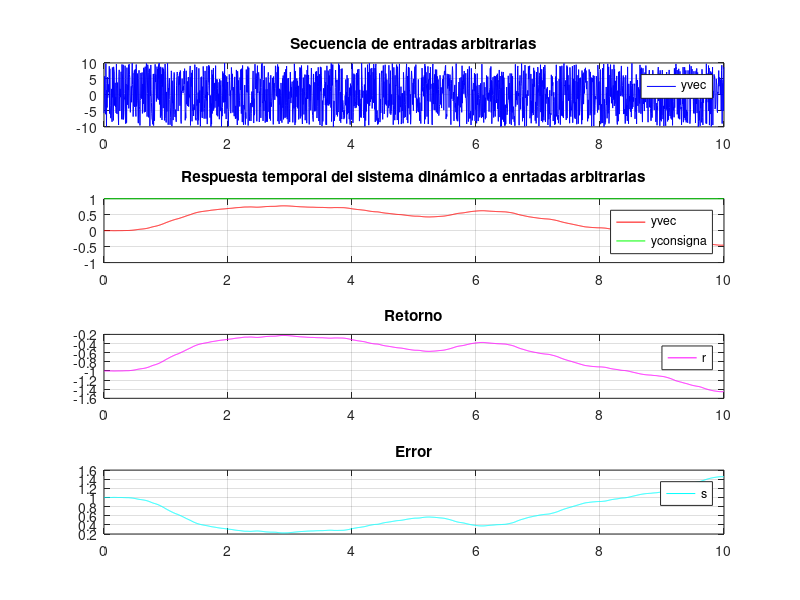

This chart was generated by the following MATLAB code: (Note: this script raises an error after producing the figure.)
%% === T6 - APRENDIZAJE POR REFUERZO - EJERCICIO - ===
% Autor : SPoVi
% Fecha de creación:        21/10/2020
% Fecha ultima modificacion: 12/11/2020

%% == Limpar == 
clc
clear all
close all

%% == Fase 0: Inicizalizacion de los parametreo del algoritmo ==
gamma = 0.9;	% Ratio de descuento
alpha = 0.1;	% Ratio de aprendizaje

Na = 20; 		% Nº de acciones
amax = 10; 		% Valor maximo de accion que se le puede aplicar al sistema
amin = -10; 	% Valor minimo de accion que se le puede aplicar al sistema

%a(t) = (amax-amin)*(aref/Na)+amin	% Accion que puede aplicar el 
                                    % controlador sobre el sistema
%s(t)	% Estado del sistema, y en nuestro caso se supone que es el error 
        % respecto a la consigna

Ns = 100; 		% No. de estados
smax = 5;		% Estado maximo admisible
smin= -5; 	 	% Estado minimo admisible

% Definicion del sistema a controlar
H=zpk([], [-1,-0.002], 1);  % Definicion de la funcion de transferencia del 
                         % sistema a controlar
Q = zeros(Ns,Na);                          
% La matriz Q contiene todos los ceros (el agente no ha explorado o 
% alcanzado el estado objetivo todavía, por lo que no sabe qué estados y 
% acciones son más o menos valiosos. No se sabe nada del entorno en este 
% momento, indicado por los ceros que ocupan la matriz. 
%% == Fase 1: Experimentacion ==
% Se genera de forma aleatoria una secuencia de acciones
T = 10;         % Horizonte de simulacion (segundos)
Nmax = 2000;    % longitud de la secuencia aleatoria

% Secuencia de acciones a aleatoria
avec = random('uniform',amin,amax,1,Nmax); %Nmax valores aleatorios[-10,10]
%avec = ones(1,max);
t = T*[0:Nmax-1]/Nmax;    % ratio de simulacion para que los Nmax valores 
                          % se simulen en el tiempo T.
                          
% Simular la respuesta temporal del sistema dinámico a entradas arbitrarias
yvec = lsim(H,avec,t);    % lineal simulation on simulink

% lsmin(sys,u,t)
% La entrada u es una matriz que tiene tantas filas como muestras de tiempo 
% (longitud(t)) y tantas columnas como entradas del sistema
% Por ejemplo, si sys es un sistema SISO, entonces u es un vector t por 1. 
% Si sys tiene tres entradas, entonces u es una matriz de t por 3. Cada fila
% u(i,:) especifica el/los valor(es) de entrada en el momento de la muestra 
% t(i). La señal u también aparece en el gráfico.
    

yconsigna=ones(1,Nmax);  % Consigna del sistema. Vector de unos.
error = yconsigna-yvec'; % Error del sistema y el estado
s = error;               % Estado
r = -abs(error);         % Calcuo del retorno. Negativo por que se quiere 
                         % minimizar.
                         
% = Gafica =
subplot(4,1,1)
plot(t,avec,'b');
legend('yvec');
title("Secuencia de entradas arbitrarias");
grid
subplot(4,1,2)
plot(t,yvec,'r',t,yconsigna,'g')
legend('yvec','yconsigna');
title("Respuesta temporal del sistema dinámico a enrtadas arbitrarias");
grid                        
subplot(4,1,3)
plot(t,r,'m');
title("Retorno");
legend("r");
grid
subplot(4,1,4)
plot(t,s,'c');
title("Error");
legend("s");
grid
hold off

%% == Fase 2: Entrenamiento ==
for k = Nmax-1:-1:1     % Se recorre hacia atrás
    % Aqui calculamos la fila y columna correspondiente a ese estado y a
    % esa accion
    sref = round(Ns*(s(k)-smin)/(smax-smin));
    % Control de limites
    if sref > Ns
        sref = Ns;
    end
    if sref < 1
        sref = 1;
    end
    %pause % Fila Q(s,a)
        
    % a(t) = (amax-amin)*(aref/Na)+amin
    % aref = round(Na*(avec(k)-amin)/(amax-amin))    % Columna Q(s,a)
    aref = round(Na*(avec(k)-amin)/(amax-amin));       
    % para que no de 0
    if aref < 1
        aref = 1;
    end
    % Calculamos
    stmas1 = s(k+1);    % La primera vez será la posicion Nmax.
    stmas1ref = round(Ns*(stmas1-smin)/(smax-smin));
    % Control de limites
    if stmas1ref > Ns
        stmas1ref = Ns;
    end
    if stmas1ref < 1
        stmas1ref = 1;
    end
    maxQstmas1 = max(Q(stmas1ref,:));   % Maximo valor de la fila
    % maxQstmas1 = max(Q(k+1,:));
    Q(sref,aref) = Q(sref,aref)+alpha*(r(k)+gamma*maxQstmas1-Q(sref,aref));
    %Q(aref,sref) = Q(aref,sref)+alpha*(r(k)+gamma*maxQstmas1-Q(aref,sref));
end

fprintf("\n#####################");
fprintf("\nFin del entrenamiento");
fprintf("\n#####################\n");
%pause
    
%% == Fase 3: Ejecucion o explotacion de resultados ==
Nsimulaciones=10000;            % Esta es la longitud de la simulacion
ysimul=zeros(1,Nsimulaciones);  % Vector inicizaliado a cero
avec_new = avec;
figure;

for k=1:Nsimulaciones-1
    tsimul=t(1);                
    y0=ysimul(k);               % ysimul tiene 2000,  y k llega hasta 100000
    
    s=yconsigna(k)-y0;                   % Error 
    sref=round(Ns*(s-smin)/(smax-smin));
    [Qmax,aref]=max(Q(sref,:));          % La accion que comete menos error
    
    
    a=(amax-amin)*((aref-amin)/Na);        % Inversa del calculo de aref para calcular la accion
    avec_new(aref) = a;                        % Sustituir en la posicion de refencia la accion calculada
    ysimul=lsim(H,avec_new,t,ysimul);
%     a = (amax-amin)*(aref/Na)+amin
%     ysimul(k+1) = lsim(H,avec,t,y0);    % lineal simulation on simulink

    % lsim(sys,u,t,x0) 
    % especifica además una condición inicial x0 para los estados del 
    % sistema. Esta sintaxis sólo se aplica cuando sys es un modelo de 
    % espacio de estado. x0 es un vector cuyas entradas son los valores 
    % iniciales de los correspondientes estados de sys.
    plot(ysimul,'r')
end

fprintf("\n#####################");
fprintf("\nFin de la ejecución");
fprintf("\n#####################\n");

% = Grafica =
figure;
plot(tsimul,ysimul,'r')
grid on
hold on
xlabel('tiempo [seg]')
ylabel('y [-]')
hold off
